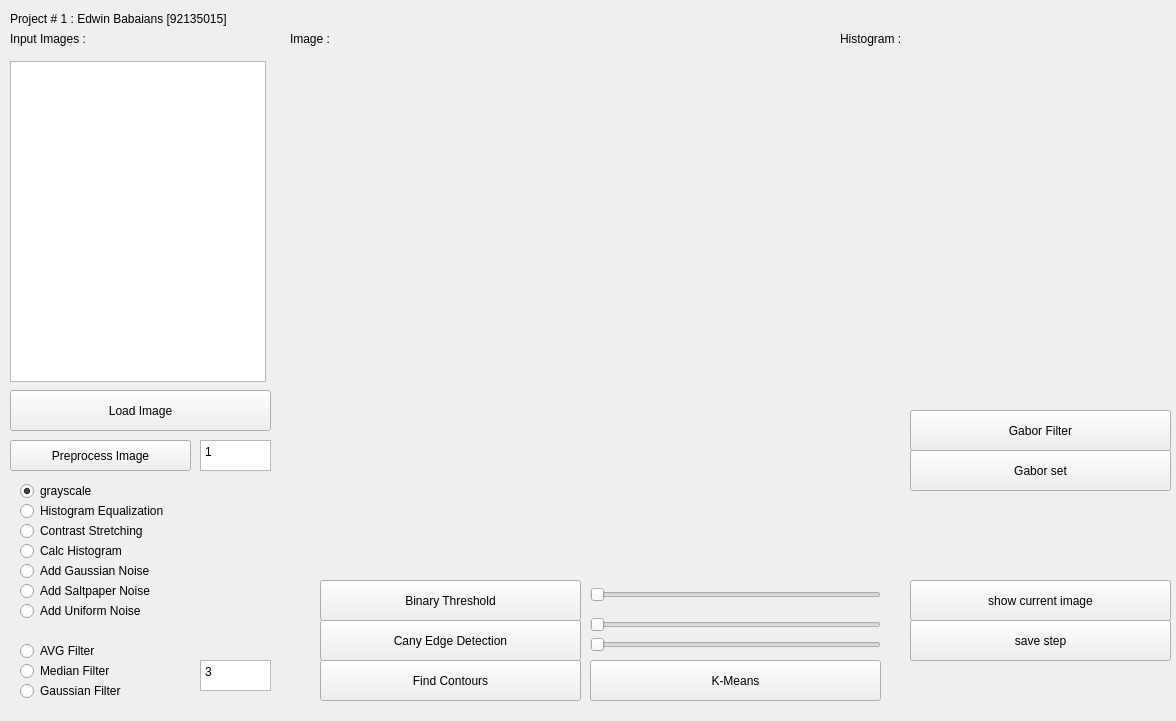
<?xml version="1.0" encoding="UTF-8"?>
<ui version="4.0">
 <class>MainWindow</class>
 <widget class="QMainWindow" name="MainWindow">
  <property name="geometry">
   <rect>
    <x>0</x>
    <y>0</y>
    <width>1176</width>
    <height>721</height>
   </rect>
  </property>
  <property name="windowTitle">
   <string>Amirkabir University Of Technology</string>
  </property>
  <property name="tabShape">
   <enum>QTabWidget::Rounded</enum>
  </property>
  <widget class="QWidget" name="centralWidget">
   <widget class="QLabel" name="lbl_hist_1">
    <property name="geometry">
     <rect>
      <x>840</x>
      <y>60</y>
      <width>300</width>
      <height>100</height>
     </rect>
    </property>
    <property name="cursor">
     <cursorShape>CrossCursor</cursorShape>
    </property>
    <property name="text">
     <string/>
    </property>
   </widget>
   <widget class="QLabel" name="label_2">
    <property name="geometry">
     <rect>
      <x>10</x>
      <y>30</y>
      <width>131</width>
      <height>17</height>
     </rect>
    </property>
    <property name="text">
     <string>Input Images :</string>
    </property>
   </widget>
   <widget class="QLabel" name="label_3">
    <property name="geometry">
     <rect>
      <x>10</x>
      <y>10</y>
      <width>291</width>
      <height>17</height>
     </rect>
    </property>
    <property name="text">
     <string>Project # 1 : Edwin Babaians [92135015]</string>
    </property>
   </widget>
   <widget class="QPushButton" name="btn_loadimage">
    <property name="geometry">
     <rect>
      <x>10</x>
      <y>390</y>
      <width>261</width>
      <height>41</height>
     </rect>
    </property>
    <property name="text">
     <string>Load Image</string>
    </property>
   </widget>
   <widget class="QPushButton" name="btn_processimage">
    <property name="geometry">
     <rect>
      <x>10</x>
      <y>440</y>
      <width>181</width>
      <height>31</height>
     </rect>
    </property>
    <property name="text">
     <string>Preprocess Image</string>
    </property>
   </widget>
   <widget class="QListWidget" name="lst_names">
    <property name="geometry">
     <rect>
      <x>10</x>
      <y>61</y>
      <width>256</width>
      <height>321</height>
     </rect>
    </property>
   </widget>
   <widget class="QRadioButton" name="radio_grayscale">
    <property name="geometry">
     <rect>
      <x>20</x>
      <y>480</y>
      <width>117</width>
      <height>22</height>
     </rect>
    </property>
    <property name="text">
     <string>grayscale</string>
    </property>
    <property name="checked">
     <bool>true</bool>
    </property>
   </widget>
   <widget class="QRadioButton" name="radio_histogramequalization">
    <property name="geometry">
     <rect>
      <x>20</x>
      <y>500</y>
      <width>201</width>
      <height>22</height>
     </rect>
    </property>
    <property name="text">
     <string>Histogram Equalization</string>
    </property>
   </widget>
   <widget class="QRadioButton" name="radio_calchitogram">
    <property name="geometry">
     <rect>
      <x>20</x>
      <y>540</y>
      <width>201</width>
      <height>22</height>
     </rect>
    </property>
    <property name="text">
     <string>Calc Histogram</string>
    </property>
   </widget>
   <widget class="QLabel" name="label">
    <property name="geometry">
     <rect>
      <x>300</x>
      <y>60</y>
      <width>512</width>
      <height>512</height>
     </rect>
    </property>
    <property name="cursor">
     <cursorShape>CrossCursor</cursorShape>
    </property>
    <property name="text">
     <string/>
    </property>
   </widget>
   <widget class="QLabel" name="lbl_hist_2">
    <property name="geometry">
     <rect>
      <x>840</x>
      <y>160</y>
      <width>300</width>
      <height>100</height>
     </rect>
    </property>
    <property name="cursor">
     <cursorShape>CrossCursor</cursorShape>
    </property>
    <property name="text">
     <string/>
    </property>
   </widget>
   <widget class="QLabel" name="lbl_hist_3">
    <property name="geometry">
     <rect>
      <x>840</x>
      <y>260</y>
      <width>300</width>
      <height>100</height>
     </rect>
    </property>
    <property name="cursor">
     <cursorShape>CrossCursor</cursorShape>
    </property>
    <property name="text">
     <string/>
    </property>
   </widget>
   <widget class="QRadioButton" name="radio_ContrastStretching">
    <property name="geometry">
     <rect>
      <x>20</x>
      <y>520</y>
      <width>201</width>
      <height>22</height>
     </rect>
    </property>
    <property name="text">
     <string>Contrast Stretching</string>
    </property>
   </widget>
   <widget class="QRadioButton" name="radio_gaussiannoise">
    <property name="geometry">
     <rect>
      <x>20</x>
      <y>560</y>
      <width>201</width>
      <height>22</height>
     </rect>
    </property>
    <property name="text">
     <string>Add Gaussian Noise</string>
    </property>
   </widget>
   <widget class="QRadioButton" name="radio_saltpapernoise">
    <property name="geometry">
     <rect>
      <x>20</x>
      <y>580</y>
      <width>201</width>
      <height>22</height>
     </rect>
    </property>
    <property name="text">
     <string>Add Saltpaper Noise</string>
    </property>
   </widget>
   <widget class="QLabel" name="label_4">
    <property name="geometry">
     <rect>
      <x>290</x>
      <y>30</y>
      <width>131</width>
      <height>17</height>
     </rect>
    </property>
    <property name="text">
     <string>Image :</string>
    </property>
   </widget>
   <widget class="QLabel" name="label_5">
    <property name="geometry">
     <rect>
      <x>840</x>
      <y>30</y>
      <width>131</width>
      <height>17</height>
     </rect>
    </property>
    <property name="text">
     <string>Histogram :</string>
    </property>
   </widget>
   <widget class="QRadioButton" name="radio_uniformnoise">
    <property name="geometry">
     <rect>
      <x>20</x>
      <y>600</y>
      <width>201</width>
      <height>22</height>
     </rect>
    </property>
    <property name="text">
     <string>Add Uniform Noise</string>
    </property>
   </widget>
   <widget class="QRadioButton" name="radio_filtermedian">
    <property name="geometry">
     <rect>
      <x>20</x>
      <y>660</y>
      <width>201</width>
      <height>22</height>
     </rect>
    </property>
    <property name="text">
     <string>Median Filter</string>
    </property>
   </widget>
   <widget class="QRadioButton" name="radio_filtergaussian">
    <property name="geometry">
     <rect>
      <x>20</x>
      <y>680</y>
      <width>201</width>
      <height>22</height>
     </rect>
    </property>
    <property name="text">
     <string>Gaussian Filter</string>
    </property>
   </widget>
   <widget class="QRadioButton" name="radio_filteravg">
    <property name="geometry">
     <rect>
      <x>20</x>
      <y>640</y>
      <width>201</width>
      <height>22</height>
     </rect>
    </property>
    <property name="text">
     <string>AVG Filter</string>
    </property>
   </widget>
   <widget class="QPushButton" name="btn_contours">
    <property name="geometry">
     <rect>
      <x>320</x>
      <y>660</y>
      <width>261</width>
      <height>41</height>
     </rect>
    </property>
    <property name="text">
     <string>Find Contours</string>
    </property>
   </widget>
   <widget class="QPushButton" name="btn_cany">
    <property name="geometry">
     <rect>
      <x>320</x>
      <y>620</y>
      <width>261</width>
      <height>41</height>
     </rect>
    </property>
    <property name="text">
     <string>Cany Edge Detection</string>
    </property>
   </widget>
   <widget class="QPushButton" name="btn_binary">
    <property name="geometry">
     <rect>
      <x>320</x>
      <y>580</y>
      <width>261</width>
      <height>41</height>
     </rect>
    </property>
    <property name="text">
     <string>Binary Threshold</string>
    </property>
   </widget>
   <widget class="QSlider" name="slider_binary">
    <property name="geometry">
     <rect>
      <x>590</x>
      <y>580</y>
      <width>291</width>
      <height>29</height>
     </rect>
    </property>
    <property name="maximum">
     <number>255</number>
    </property>
    <property name="orientation">
     <enum>Qt::Horizontal</enum>
    </property>
   </widget>
   <widget class="QPushButton" name="btn_setp">
    <property name="geometry">
     <rect>
      <x>910</x>
      <y>620</y>
      <width>261</width>
      <height>41</height>
     </rect>
    </property>
    <property name="text">
     <string>save step</string>
    </property>
   </widget>
   <widget class="QPushButton" name="btn_show">
    <property name="geometry">
     <rect>
      <x>910</x>
      <y>580</y>
      <width>261</width>
      <height>41</height>
     </rect>
    </property>
    <property name="text">
     <string>show current image</string>
    </property>
   </widget>
   <widget class="QSlider" name="slider_cany1">
    <property name="geometry">
     <rect>
      <x>590</x>
      <y>610</y>
      <width>291</width>
      <height>29</height>
     </rect>
    </property>
    <property name="maximum">
     <number>500</number>
    </property>
    <property name="orientation">
     <enum>Qt::Horizontal</enum>
    </property>
   </widget>
   <widget class="QSlider" name="slider_cany2">
    <property name="geometry">
     <rect>
      <x>590</x>
      <y>630</y>
      <width>291</width>
      <height>29</height>
     </rect>
    </property>
    <property name="maximum">
     <number>500</number>
    </property>
    <property name="orientation">
     <enum>Qt::Horizontal</enum>
    </property>
   </widget>
   <widget class="QPlainTextEdit" name="txt_count">
    <property name="geometry">
     <rect>
      <x>200</x>
      <y>440</y>
      <width>71</width>
      <height>31</height>
     </rect>
    </property>
    <property name="plainText">
     <string>1</string>
    </property>
   </widget>
   <widget class="QPlainTextEdit" name="txt_sizem">
    <property name="geometry">
     <rect>
      <x>200</x>
      <y>660</y>
      <width>71</width>
      <height>31</height>
     </rect>
    </property>
    <property name="plainText">
     <string>3</string>
    </property>
   </widget>
   <widget class="QPushButton" name="btn_contours_2">
    <property name="geometry">
     <rect>
      <x>590</x>
      <y>660</y>
      <width>291</width>
      <height>41</height>
     </rect>
    </property>
    <property name="text">
     <string>K-Means</string>
    </property>
   </widget>
   <widget class="QPushButton" name="btn_contours_3">
    <property name="geometry">
     <rect>
      <x>910</x>
      <y>410</y>
      <width>261</width>
      <height>41</height>
     </rect>
    </property>
    <property name="text">
     <string>Gabor Filter</string>
    </property>
   </widget>
   <widget class="QPushButton" name="btn_contours_4">
    <property name="geometry">
     <rect>
      <x>910</x>
      <y>450</y>
      <width>261</width>
      <height>41</height>
     </rect>
    </property>
    <property name="text">
     <string>Gabor set</string>
    </property>
   </widget>
  </widget>
 </widget>
 <layoutdefault spacing="6" margin="11"/>
 <resources/>
 <connections/>
</ui>
